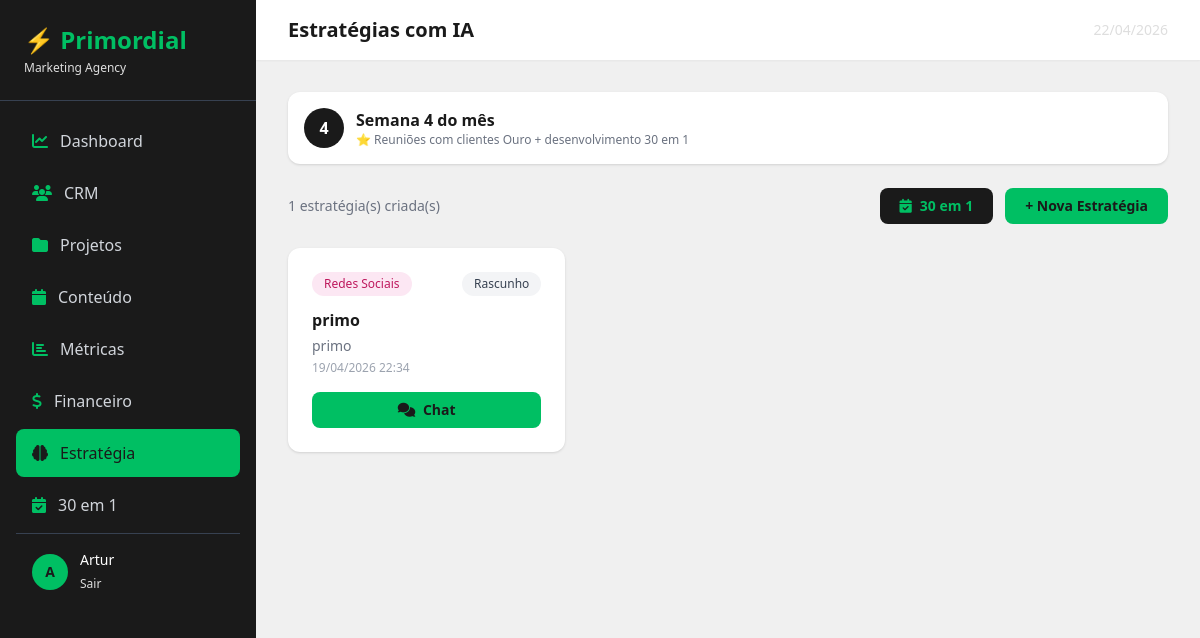
The app's page /estrategia/ (signed in), older data.
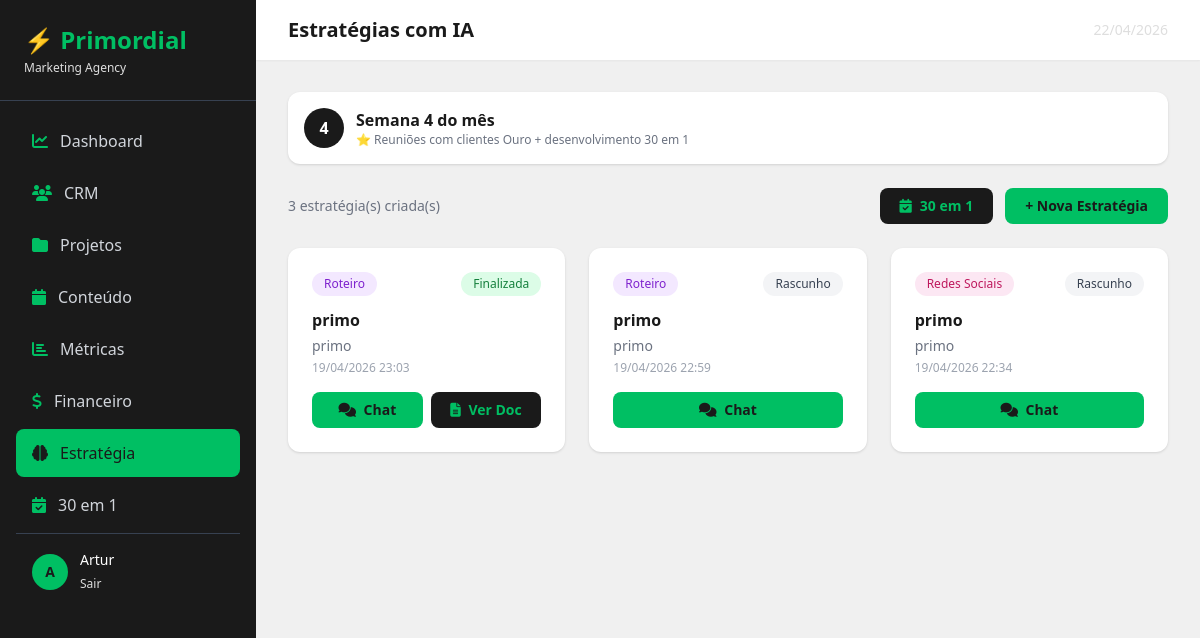
The same page, newer data.
### estrategia/models.py (models this page shows, shortened)
class Estrategia(models.Model):
    TIPO_CHOICES = [
        ('redes_sociais', 'Redes Sociais'),
        ('conteudo', 'Conteúdo'),
        ('marketing_completo', 'Marketing Completo'),
        ('roteiro', 'Roteiro'),
        ('30_em_1', '30 em 1'),
    ]
    STATUS_CHOICES = [
        ('rascunho', 'Rascunho'),
        ('finalizada', 'Finalizada'),
    ]
    cliente = models.ForeignKey(Cliente, on_delete=models.CASCADE, related_name='estrategias', null=True, blank=True)
    titulo = models.CharField(max_length=200)
    tipo = models.CharField(max_length=30, choices=TIPO_CHOICES)
    status = models.CharField(max_length=20, choices=STATUS_CHOICES, default='rascunho')
    mes_referencia = models.DateField(null=True, blank=True)
    documento_final = models.TextField(blank=True)
    criado_por = models.ForeignKey(User, on_delete=models.SET_NULL, null=True)
    criado_em = models.DateTimeField(auto_now_add=True)
    atualizado_em = models.DateTimeField(auto_now=True)
    class Meta:
        ordering = ['-criado_em']

### crm/models.py (models this page shows, shortened)
class Cliente(models.Model):
    STATUS_CHOICES = [
        ('lead', 'Lead'),
        ('prospecto', 'Prospecto'),
        ('ativo', 'Ativo'),
        ('ouro', '⭐ Cliente Ouro'),
        ('inativo', 'Inativo'),
    ]
    SEGMENTO_CHOICES = [
        ('moda', 'Moda e Beleza'),
        ('saude', 'Saúde e Bem-estar'),
        ('alimentacao', 'Alimentação'),
        ('tecnologia', 'Tecnologia'),
        ('educacao', 'Educação'),
        ('imobiliario', 'Imobiliário'),
        ('varejo', 'Varejo'),
        ('servicos', 'Serviços'),
        ('outro', 'Outro'),
    ]
    nome = models.CharField(max_length=200)
    empresa = models.CharField(max_length=200, blank=True)
    email = models.EmailField()
    telefone = models.CharField(max_length=20, blank=True)
    status = models.CharField(max_length=20, choices=STATUS_CHOICES, default='lead')
    data_entrada = models.DateTimeField(auto_now_add=True)
    observacoes = models.TextField(blank=True)
    cpf_cnpj = models.CharField(max_length=20, blank=True)
    data_nascimento = models.DateField(null=True, blank=True)
    endereco = models.CharField(max_length=300, blank=True)
    cidade = models.CharField(max_length=100, blank=True)
    estado = models.CharField(max_length=2, blank=True)
    segmento = models.CharField(max_length=20, choices=SEGMENTO_CHOICES, blank=True)
    site = models.URLField(blank=True)
    instagram = models.CharField(max_length=100, blank=True)
    facebook = models.CharField(max_length=100, blank=True)
    linkedin = models.CharField(max_length=100, blank=True)
    tiktok = models.CharField(max_length=100, blank=True)
    briefing_completo = models.BooleanField(default=False)

### estrategia/views.py (the view, shortened to what this page needs)
# urls.py: path('', views.lista_estrategias, name='lista_estrategias'),
@login_required
def lista_estrategias(request):
    estrategias = Estrategia.objects.all()
    clientes = Cliente.objects.filter(status__in=['ativo', 'ouro'])
    semana_atual = get_semana_do_mes()
    alertas_estrategia = []
    alertas_30em1 = []
    if semana_atual == 4:
        clientes_ouro = Cliente.objects.filter(status='ouro')
    return render(request, 'estrategia/lista.html', {
        'estrategias': estrategias,
        'clientes': clientes,
        'semana_atual': semana_atual,
        'alertas_estrategia': alertas_estrategia,
        'alertas_30em1': alertas_30em1,
    })

### estrategia/views.py (called while the page is built)
def get_semana_do_mes():
    hoje = date.today()
    dia = hoje.day
    if dia <= 7:
        return 1
    elif dia <= 14:
        return 2
    elif dia <= 21:
        return 3
    else:
        return 4

### templates/estrategia/lista.html (shortened to what this page needs)
{% extends 'base/base.html' %}
{% block page_title %}Estratégias com IA{% endblock %}
{% block content %}
<div class="bg-white rounded-xl shadow p-4 mb-6 flex items-center gap-3">
    <div class="w-10 h-10 rounded-full flex items-center justify-center font-bold text-white" style="background-color:#1a1a1a">
        {{ semana_atual }}
    </div>
    <div>
        <p class="font-semibold" style="color:#1a1a1a">Semana {{ semana_atual }} do mês</p>
        <p class="text-xs text-gray-500">
            {% if semana_atual == 1 %}Produção de conteúdo
            {% elif semana_atual == 2 %}Revisão e aprovação
            {% elif semana_atual == 3 %}⚠️ Período de estratégia — verifique clientes pendentes
            {% else %}⭐ Reuniões com clientes Ouro + desenvolvimento 30 em 1{% endif %}
        </p>
    </div>
</div>
<div class="flex justify-between items-center mb-6">
    <p class="text-sm text-gray-500">{{ estrategias.count }} estratégia(s) criada(s)</p>
    <div class="flex gap-3">
        <a href="{% url 'lista_30em1' %}" class="font-bold px-5 py-2 rounded-lg transition text-sm" style="background-color:#1a1a1a; color:#00bf63">
            <i class="fas fa-calendar-check mr-2"></i>30 em 1
        </a>
        <a href="{% url 'nova_estrategia' %}" class="font-bold px-5 py-2 rounded-lg transition text-sm" style="background-color:#00bf63; color:#1a1a1a">
            + Nova Estratégia
        </a>
    </div>
</div>
{% if estrategias %}
<div class="grid grid-cols-1 md:grid-cols-2 lg:grid-cols-3 gap-6">
    {% for e in estrategias %}
    <div class="bg-white rounded-xl shadow p-6 hover:shadow-md transition">
        <div class="flex items-center justify-between mb-3">
            <span class="px-3 py-1 rounded-full text-xs font-medium
                {% if e.tipo == 'redes_sociais' %}bg-pink-100 text-pink-700
                {% elif e.tipo == 'conteudo' %}bg-blue-100 text-blue-700
                {% elif e.tipo == 'roteiro' %}bg-purple-100 text-purple-700
                {% elif e.tipo == '30_em_1' %}bg-yellow-100 text-yellow-700
                {% else %}bg-gray-100 text-gray-700{% endif %}">
                {{ e.get_tipo_display }}
            </span>
            <span class="px-3 py-1 rounded-full text-xs font-medium
                {% if e.status == 'finalizada' %}bg-green-100 text-green-700
                {% else %}bg-gray-100 text-gray-700{% endif %}">
                {{ e.get_status_display }}
            </span>
        </div>
        <h3 class="font-semibold mb-1" style="color:#1a1a1a">{{ e.titulo }}</h3>
        {% if e.cliente %}
        <p class="text-sm text-gray-500 mb-1">{{ e.cliente.nome }}</p>
        {% endif %}
        <p class="text-xs text-gray-400 mb-4">{{ e.criado_em|date:"d/m/Y H:i" }}</p>
        <div class="flex gap-2">
            <a href="{% url 'chat_estrategia' e.pk %}" class="flex-1 text-sm font-bold px-4 py-2 rounded-lg transition text-center" style="background-color:#00bf63; color:#1a1a1a">
                <i class="fas fa-comments mr-1"></i> Chat
            </a>
            {% if e.status == 'finalizada' %}
            <a href="{% url 'detalhe_estrategia' e.pk %}" class="flex-1 text-sm font-bold px-4 py-2 rounded-lg transition text-center" style="background-color:#1a1a1a; color:#00bf63">
                <i class="fas fa-file-alt mr-1"></i> Ver Doc
            </a>
            {% endif %}
        </div>
    </div>
    {% endfor %}
</div>
{% endif %}
{% endblock %}

Row changes from the older to the newer data that the page shows:
added Estrategia: tipo "Roteiro", status "Finalizada", titulo "primo", cliente.nome "primo", criado_em "19/04/2026 23:03", shows "Ver Doc"
added Estrategia: tipo "Roteiro", status "Rascunho", titulo "primo", cliente.nome "primo", criado_em "19/04/2026 22:59"
Text that changed along with them:
{{ estrategias.count }}: "1" → "3"
